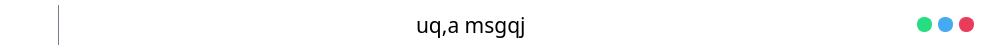
       <widget class="QFrame" name="top_title_bar">
        <property name="minimumSize">
         <size>
          <width>0</width>
          <height>50</height>
         </size>
        </property>
        <property name="maximumSize">
         <size>
          <width>16777215</width>
          <height>50</height>
         </size>
        </property>
        <property name="styleSheet">
         <string notr="true">QFrame{

	
	background-color: rgb(255, 255, 255);
	border	:none;


}</string>
        </property>
        <property name="frameShape">
         <enum>QFrame::NoFrame</enum>
        </property>
        <property name="frameShadow">
         <enum>QFrame::Raised</enum>
        </property>
        <layout class="QHBoxLayout" name="horizontalLayout">
         <property name="spacing">
          <number>0</number>
         </property>
         <property name="leftMargin">
          <number>0</number>
         </property>
         <property name="topMargin">
          <number>0</number>
         </property>
         <property name="rightMargin">
          <number>0</number>
         </property>
         <property name="bottomMargin">
          <number>0</number>
         </property>
         <item>
          <widget class="QFrame" name="frame_4">
           <property name="minimumSize">
            <size>
             <width>0</width>
             <height>0</height>
            </size>
           </property>
           <property name="frameShape">
            <enum>QFrame::StyledPanel</enum>
           </property>
           <property name="frameShadow">
            <enum>QFrame::Raised</enum>
           </property>
           <layout class="QHBoxLayout" name="horizontalLayout_2">
            <property name="spacing">
             <number>0</number>
            </property>
            <property name="leftMargin">
             <number>0</number>
            </property>
            <property name="topMargin">
             <number>0</number>
            </property>
            <property name="rightMargin">
             <number>0</number>
            </property>
            <property name="bottomMargin">
             <number>0</number>
            </property>
            <item>
             <widget class="QFrame" name="title_bar_left_spacer_2">
              <property name="maximumSize">
               <size>
                <width>65</width>
                <height>16777215</height>
               </size>
              </property>
              <property name="styleSheet">
               <string notr="true">border:none;</string>
              </property>
              <property name="frameShape">
               <enum>QFrame::StyledPanel</enum>
              </property>
              <property name="frameShadow">
               <enum>QFrame::Raised</enum>
              </property>
              <layout class="QHBoxLayout" name="horizontalLayout_23">
               <property name="spacing">
                <number>0</number>
               </property>
               <property name="leftMargin">
                <number>0</number>
               </property>
               <property name="topMargin">
                <number>0</number>
               </property>
               <property name="rightMargin">
                <number>0</number>
               </property>
               <property name="bottomMargin">
                <number>0</number>
               </property>
               <item>
                <widget class="QPushButton" name="home_btn">
                 <property name="minimumSize">
                  <size>
                   <width>58</width>
                   <height>0</height>
                  </size>
                 </property>
                 <property name="maximumSize">
                  <size>
                   <width>49</width>
                   <height>50</height>
                  </size>
                 </property>
                 <property name="toolTip">
                  <string>Home</string>
                 </property>
                 <property name="styleSheet">
                  <string notr="true">QPushButton{
	background-image: url(:/image/style/btn.png);
    background-position: center;
    background-repeat: no-repeat;
	border:0px solid;

}</string>
                 </property>
                 <property name="text">
                  <string/>
                 </property>
                </widget>
               </item>
               <item>
                <widget class="Line" name="line_3">
                 <property name="windowModality">
                  <enum>Qt::ApplicationModal</enum>
                 </property>
                 <property name="minimumSize">
                  <size>
                   <width>1</width>
                   <height>2</height>
                  </size>
                 </property>
                 <property name="maximumSize">
                  <size>
                   <width>1</width>
                   <height>40</height>
                  </size>
                 </property>
                 <property name="styleSheet">
                  <string notr="true">border:none;

background-color: rgb(116, 125, 140);
</string>
                 </property>
                 <property name="frameShadow">
                  <enum>QFrame::Sunken</enum>
                 </property>
                 <property name="lineWidth">
                  <number>1</number>
                 </property>
                 <property name="orientation">
                  <enum>Qt::Vertical</enum>
                 </property>
                </widget>
               </item>
              </layout>
             </widget>
            </item>
           </layout>
          </widget>
         </item>
         <item>
          <spacer name="horizontalSpacer">
           <property name="orientation">
            <enum>Qt::Horizontal</enum>
           </property>
           <property name="sizeHint" stdset="0">
            <size>
             <width>348</width>
             <height>20</height>
            </size>
           </property>
          </spacer>
         </item>
         <item>
          <widget class="QFrame" name="frame_23">
           <property name="frameShape">
            <enum>QFrame::StyledPanel</enum>
           </property>
           <property name="frameShadow">
            <enum>QFrame::Raised</enum>
           </property>
           <layout class="QHBoxLayout" name="horizontalLayout_26">
            <item>
             <widget class="QLabel" name="title_lbl">
              <property name="font">
               <font>
                <family>AHFox</family>
                <pointsize>16</pointsize>
               </font>
              </property>
              <property name="text">
               <string>uq,a msgqj</string>
              </property>
             </widget>
            </item>
           </layout>
          </widget>
         </item>
         <item>
          <spacer name="horizontalSpacer_2">
           <property name="orientation">
            <enum>Qt::Horizontal</enum>
           </property>
           <property name="sizeHint" stdset="0">
            <size>
             <width>347</width>
             <height>20</height>
            </size>
           </property>
          </spacer>
         </item>
         <item>
          <widget class="QFrame" name="frame_22">
           <property name="frameShape">
            <enum>QFrame::StyledPanel</enum>
           </property>
           <property name="frameShadow">
            <enum>QFrame::Raised</enum>
           </property>
           <layout class="QHBoxLayout" name="horizontalLayout_25">
            <property name="spacing">
             <number>0</number>
            </property>
            <property name="leftMargin">
             <number>0</number>
            </property>
            <property name="topMargin">
             <number>0</number>
            </property>
            <property name="rightMargin">
             <number>0</number>
            </property>
            <property name="bottomMargin">
             <number>0</number>
            </property>
            <item>
             <widget class="QFrame" name="title_btn_container_2">
              <property name="minimumSize">
               <size>
                <width>0</width>
                <height>0</height>
               </size>
              </property>
              <property name="styleSheet">
               <string notr="true">border:none;</string>
              </property>
              <property name="frameShape">
               <enum>QFrame::StyledPanel</enum>
              </property>
              <property name="frameShadow">
               <enum>QFrame::Raised</enum>
              </property>
              <layout class="QHBoxLayout" name="horizontalLayout_24">
               <item>
                <widget class="QPushButton" name="ful_scrn_btn">
                 <property name="maximumSize">
                  <size>
                   <width>20</width>
                   <height>20</height>
                  </size>
                 </property>
                 <property name="toolTip">
                  <string>Ful screen</string>
                 </property>
                 <property name="styleSheet">
                  <string notr="true">QPushButton{

	background-image:url(&quot;C:/Users/Dilhara/Desktop/New UI/new ui/ful.png&quot;);
    background-position: center;
    background-repeat: no-repeat;
	border:0px solid;

}

QPushButton:hover{

	border:1px solid;
	border-radius:7px;
	border-color: rgb(69, 170, 242);

}
</string>
                 </property>
                 <property name="text">
                  <string/>
                 </property>
                </widget>
               </item>
               <item>
                <widget class="QPushButton" name="minimize_btn">
                 <property name="maximumSize">
                  <size>
                   <width>15</width>
                   <height>15</height>
                  </size>
                 </property>
                 <property name="toolTip">
                  <string>Minimize</string>
                 </property>
                 <property name="styleSheet">
                  <string notr="true">QPushButton{

	border:1px solid;
	
	background-color: rgb(38, 222, 129);
	border-color: rgb(38, 222, 129);
	border-radius:7px;

}</string>
                 </property>
                 <property name="text">
                  <string/>
                 </property>
                </widget>
               </item>
               <item>
                <widget class="QPushButton" name="maxmize_btn">
                 <property name="maximumSize">
                  <size>
                   <width>15</width>
                   <height>15</height>
                  </size>
                 </property>
                 <property name="toolTip">
                  <string>Maximize</string>
                 </property>
                 <property name="styleSheet">
                  <string notr="true">QPushButton{

	border:1px solid;
	background-color: rgb(69, 170, 242);
	border-color: rgb(69, 170, 242);
	border-radius:7px;

}</string>
                 </property>
                 <property name="text">
                  <string/>
                 </property>
                </widget>
               </item>
               <item>
                <widget class="QPushButton" name="close_btn">
                 <property name="maximumSize">
                  <size>
                   <width>15</width>
                   <height>15</height>
                  </size>
                 </property>
                 <property name="toolTip">
                  <string>Close</string>
                 </property>
                 <property name="styleSheet">
                  <string notr="true">QPushButton{


	border:1px solid;
	background-color: rgb(235, 59, 90);
	border-color: rgb(235, 59, 90);
	border-radius:7px;

}</string>
                 </property>
                 <property name="text">
                  <string/>
                 </property>
                </widget>
               </item>
              </layout>
             </widget>
            </item>
           </layout>
          </widget>
         </item>
        </layout>
       </widget>
